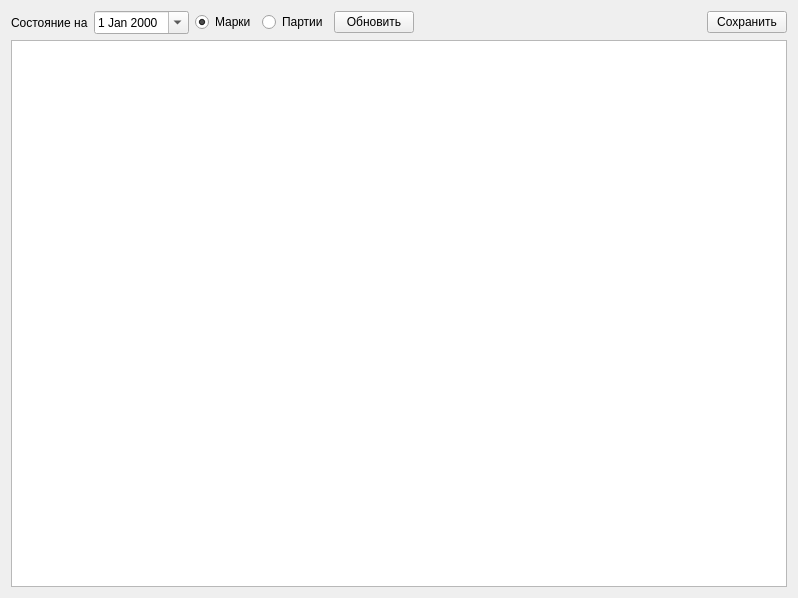
<?xml version="1.0" encoding="UTF-8"?>
<ui version="4.0">
 <class>PresenceWidget</class>
 <widget class="QWidget" name="PresenceWidget">
  <property name="geometry">
   <rect>
    <x>0</x>
    <y>0</y>
    <width>798</width>
    <height>598</height>
   </rect>
  </property>
  <property name="windowTitle">
   <string>Наличие на складе</string>
  </property>
  <layout class="QVBoxLayout" name="verticalLayout">
   <item>
    <layout class="QHBoxLayout" name="horizontalLayout">
     <item>
      <widget class="QLabel" name="label">
       <property name="text">
        <string>Состояние на</string>
       </property>
      </widget>
     </item>
     <item>
      <widget class="DateEdit" name="dateEdit">
       <property name="calendarPopup">
        <bool>true</bool>
       </property>
      </widget>
     </item>
     <item>
      <widget class="QRadioButton" name="radioButton_mar">
       <property name="text">
        <string>Марки</string>
       </property>
       <property name="checked">
        <bool>true</bool>
       </property>
      </widget>
     </item>
     <item>
      <widget class="QRadioButton" name="radioButton_part">
       <property name="text">
        <string>Партии</string>
       </property>
      </widget>
     </item>
     <item>
      <widget class="QPushButton" name="cmd_upd">
       <property name="text">
        <string>Обновить</string>
       </property>
      </widget>
     </item>
     <item>
      <spacer name="horizontalSpacer">
       <property name="orientation">
        <enum>Qt::Horizontal</enum>
       </property>
       <property name="sizeHint" stdset="0">
        <size>
         <width>40</width>
         <height>20</height>
        </size>
       </property>
      </spacer>
     </item>
     <item>
      <widget class="QPushButton" name="cmd_save">
       <property name="text">
        <string>Сохранить</string>
       </property>
      </widget>
     </item>
    </layout>
   </item>
   <item>
    <widget class="TableView" name="tableView"/>
   </item>
  </layout>
 </widget>
 <customwidgets>
  <customwidget>
   <class>DateEdit</class>
   <extends>QDateEdit</extends>
   <header>db/dbviewer.h</header>
  </customwidget>
  <customwidget>
   <class>TableView</class>
   <extends>QTableView</extends>
   <header>tableview.h</header>
  </customwidget>
 </customwidgets>
 <resources/>
 <connections/>
</ui>
